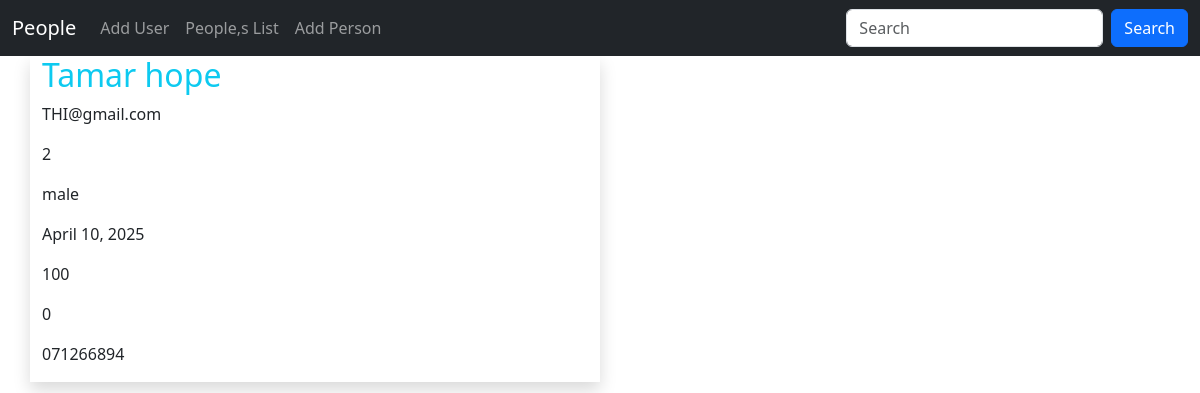
The page /details/2 on the database its author committed.
### app/models.py (models this page shows)
class Person(models.Model):
    id = models.AutoField(primary_key=True)
    name = models.CharField(max_length=50)
    phone = models.CharField(max_length=20,unique=True)
    email = models.EmailField(max_length=50, unique=True)
    dob = models.DateField()
    weight = models.IntegerField(default=50)
    height = models.FloatField(default=1.6)
    gender = models.CharField(max_length=50, default='male')
    class Meta:
        db_table = 'person'

### app/views.py (the view)
# urls.py: path('details/<int:id>',views.details, name='details-page'),
def details(request,id):
    person = Person.objects.get(id=id)
    return render(request,'details.html',{'person':person})

### templates/details.html
{% extends 'master.html' %}
{% block content %}
<div class="container">
    <div class="row">
        <div class="col-sm-6 shadow">
            <h2 class="text-info">{{ person.name }}</h2>
            <p>{{ person.email }}</p>
            <p>{{person.id }}</p>
            <p>{{person.gender }}</p>
            <p>{{person.dob }}</p>
            <p>{{ person.height }}</p>
            <p>{{ person.weight }}</p>
            <p>{{ person.phone}}</p>
        </div>
    </div>
</div>
{% endblock %}

### rows shown on the page
Person: name "Tamar hope", email "THI@gmail.com", id "2", gender "male", dob "April 10, 2025", height "100", weight "0", phone "071266894"
